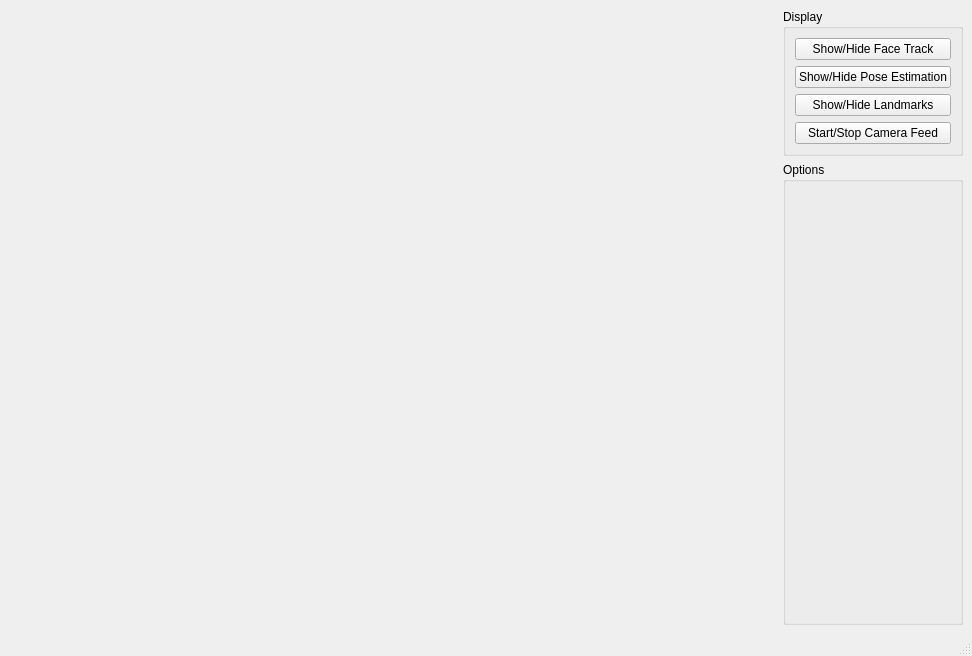
<?xml version="1.0" encoding="UTF-8"?>
<ui version="4.0">
 <class>MainWindow</class>
 <widget class="QMainWindow" name="MainWindow">
  <property name="geometry">
   <rect>
    <x>0</x>
    <y>0</y>
    <width>972</width>
    <height>656</height>
   </rect>
  </property>
  <property name="windowTitle">
   <string>ngl Qt Demo</string>
  </property>
  <widget class="QWidget" name="centralwidget">
   <layout class="QGridLayout" name="s_mainWindowGridLayout">
    <item row="0" column="1">
     <widget class="QGroupBox" name="GB1">
      <property name="title">
       <string>Display</string>
      </property>
      <layout class="QGridLayout" name="gridLayout">
       <item row="2" column="0">
        <widget class="QPushButton" name="ToggleLandmarks">
         <property name="text">
          <string>Show/Hide Landmarks</string>
         </property>
        </widget>
       </item>
       <item row="3" column="0">
        <widget class="QPushButton" name="CancelBtn">
         <property name="text">
          <string>Start/Stop Camera Feed</string>
         </property>
        </widget>
       </item>
       <item row="0" column="0">
        <widget class="QPushButton" name="ToggleFaceLoc">
         <property name="text">
          <string>Show/Hide Face Track</string>
         </property>
        </widget>
       </item>
       <item row="1" column="0">
        <widget class="QPushButton" name="Toggle3DPose">
         <property name="text">
          <string>Show/Hide Pose Estimation</string>
         </property>
        </widget>
       </item>
      </layout>
     </widget>
    </item>
    <item row="1" column="1">
     <widget class="QGroupBox" name="GB2">
      <property name="title">
       <string>Options</string>
      </property>
      <layout class="QGridLayout" name="gridLayout_2">
       <item row="1" column="0">
        <spacer name="verticalSpacer">
         <property name="orientation">
          <enum>Qt::Vertical</enum>
         </property>
         <property name="sizeHint" stdset="0">
          <size>
           <width>20</width>
           <height>40</height>
          </size>
         </property>
        </spacer>
       </item>
      </layout>
     </widget>
    </item>
    <item row="0" column="0">
     <spacer name="horizontalSpacer">
      <property name="orientation">
       <enum>Qt::Horizontal</enum>
      </property>
      <property name="sizeHint" stdset="0">
       <size>
        <width>40</width>
        <height>20</height>
       </size>
      </property>
     </spacer>
    </item>
   </layout>
  </widget>
  <widget class="QMenuBar" name="menubar">
   <property name="geometry">
    <rect>
     <x>0</x>
     <y>0</y>
     <width>972</width>
     <height>21</height>
    </rect>
   </property>
  </widget>
  <widget class="QStatusBar" name="statusbar"/>
 </widget>
 <resources/>
 <connections/>
</ui>
